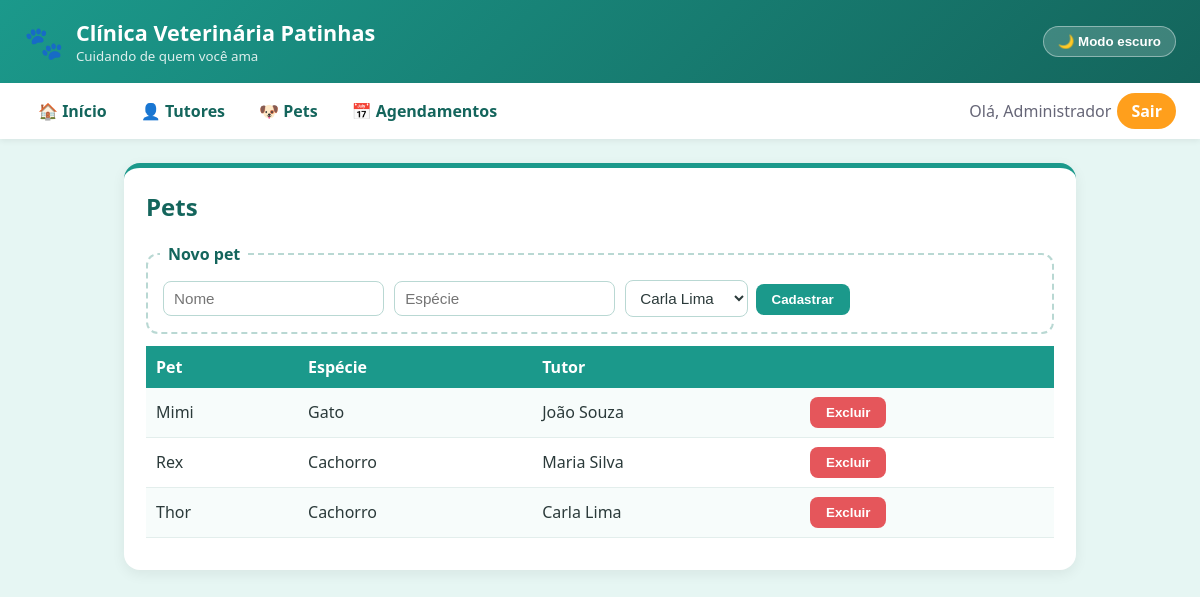
The page /pets (signed in) on the database its author committed.
### tables this page shows
CREATE TABLE pets (
    id       INTEGER PRIMARY KEY AUTOINCREMENT,
    nome     TEXT NOT NULL,
    especie  TEXT NOT NULL,
    tutor_id INTEGER NOT NULL,
    FOREIGN KEY (tutor_id) REFERENCES tutores(id) ON DELETE CASCADE
);

CREATE TABLE tutores (
    id       INTEGER PRIMARY KEY AUTOINCREMENT,
    nome     TEXT NOT NULL,
    cpf      TEXT NOT NULL,             -- armazenado criptografado (Fernet/AES)
    telefone TEXT
);

### app.py (the view)
@app.route("/pets", methods=["GET", "POST"])
@login_required
def pets():
    con = db()
    if request.method == "POST":
        if request.form["nome"].strip():
            con.execute("INSERT INTO pets(nome,especie,tutor_id) VALUES(?,?,?)",
                        (request.form["nome"].strip(), request.form["especie"].strip() or "Outro", request.form["tutor_id"])); con.commit()
            flash("Pet cadastrado!", "msg")
        return redirect("/pets")
    return render_template("pets.html",
                tutores=con.execute("SELECT id,nome FROM tutores ORDER BY nome").fetchall(),
                pets=con.execute("SELECT p.*, t.nome AS tutor FROM pets p JOIN tutores t ON t.id=p.tutor_id ORDER BY p.nome").fetchall())

### app.py (called while the page is built)
def db():
    if "db" not in g:
        g.db = sqlite3.connect(DB)
        g.db.row_factory = sqlite3.Row
        g.db.execute("PRAGMA foreign_keys = ON")
    return g.db

def login_required(f):
    @wraps(f)
    def w(*a, **k):
        if "uid" not in session:
            return redirect("/login")
        return f(*a, **k)
    return w

### templates/pets.html
{% extends "base.html" %}
{% block conteudo %}
<div class="card">
  <h2>Pets</h2>
  <fieldset><legend>Novo pet</legend>
    <form method="post">
      <input name="nome" placeholder="Nome" required>
      <input name="especie" placeholder="Espécie">
      <select name="tutor_id" required>
        {% for t in tutores %}<option value="{{ t.id }}">{{ t.nome }}</option>{% endfor %}
      </select>
      <button>Cadastrar</button>
    </form>
  </fieldset>
  <table>
    <tr><th>Pet</th><th>Espécie</th><th>Tutor</th><th></th></tr>
    {% for p in pets %}
    <tr>
      <td>{{ p.nome }}</td><td>{{ p.especie }}</td><td>{{ p.tutor }}</td>
      <td><form class="i" method="post" action="/pets/{{ p.id }}/excluir"><button>Excluir</button></form></td>
    </tr>
    {% endfor %}
  </table>
</div>
{% endblock %}

### static/style.css (style rules this page uses)
:root { --verde:#1b998b;--escuro:#14655c;--laranja:#ff9f1c;--vermelho:#e5565b; --fundo:#e6f6f3;--superficie:#fff;--texto:#2b3a3a;--titulo:#14655c;--borda:#b9d8d3;--linha:#f7fcfb;--linha-borda:#e3eeec; --entrada:#fff;--ok-bg:#d8f3dc;--err-bg:#ffe0e0;--sombra:#0001;--suave:#667;color-scheme:light }
* { box-sizing:border-box }
body { margin:0;font-family:"Segoe UI",system-ui,sans-serif;color:var(--texto);background:var(--fundo);transition:background .2s,color .2s }
.card { background:var(--superficie);border-radius:16px;padding:22px;box-shadow:0 4px 14px var(--sombra);margin-bottom:18px;border-top:5px solid var(--verde);overflow-x:auto }
h2 { margin-top:0;color:var(--titulo) }
table { border-collapse:collapse;width:100%;margin:10px 0 }
th { background:var(--verde);color:#fff;text-align:left;padding:10px }
td { padding:9px 10px;border-bottom:1px solid var(--linha-borda) }
tr:nth-child(even) td { background:var(--linha) }
input,select { padding:8px 10px;margin:3px;border:1px solid var(--borda);border-radius:8px;font-size:.95rem;background:var(--entrada);color:var(--texto) }
button { padding:8px 16px;border:0;border-radius:8px;background:var(--verde);color:#fff;font-weight:600;cursor:pointer }
form[action$="/excluir"] button { background:var(--vermelho) }
fieldset { border:2px dashed var(--borda);border-radius:12px;margin:12px 0;padding:12px }
legend { color:var(--titulo);font-weight:700;padding:0 8px }
form.i { display:inline }

### rows shown on the page
pets: nome "Mimi", especie "Gato", tutor "João Souza"
pets: nome "Rex", especie "Cachorro", tutor "Maria Silva"
pets: nome "Thor", especie "Cachorro", tutor "Carla Lima"

### other values the page prints
{{ session.nome }} "Administrador"
form field tutor_id "Carla Lima"
